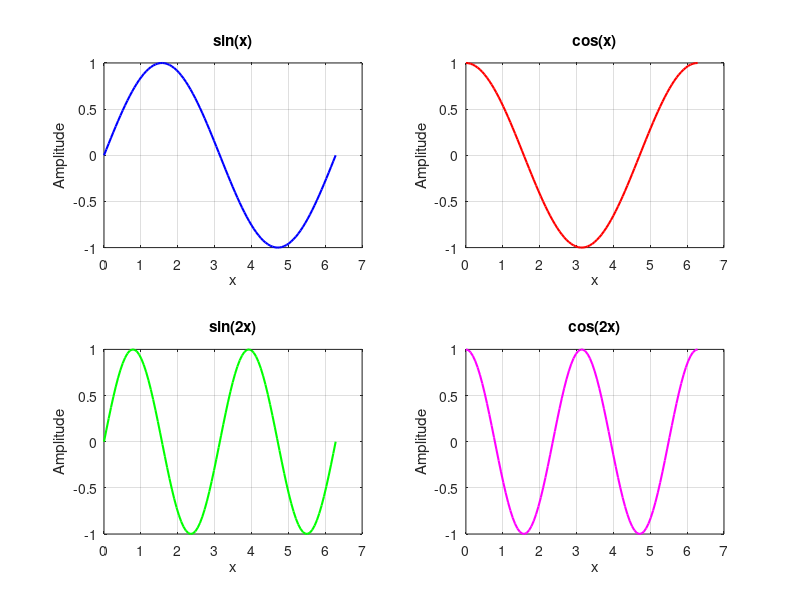

Write the MATLAB code that produced this figure.

x = linspace(0, 2*pi, 100);
y1 = sin(x);
y2 = cos(x);
y3 = sin(2*x);
y4 = cos(2*x);

figure;

subplot(2,2,1);
plot(x, y1, 'b', 'LineWidth', 1.5);
title('sin(x)');
xlabel('x'); ylabel('Amplitude'); grid on;

subplot(2,2,2);
plot(x, y2, 'r', 'LineWidth', 1.5);
title('cos(x)');
xlabel('x'); ylabel('Amplitude'); grid on;

subplot(2,2,3);
plot(x, y3, 'g', 'LineWidth', 1.5);
title('sin(2x)');
xlabel('x'); ylabel('Amplitude'); grid on;

subplot(2,2,4);
plot(x, y4, 'm', 'LineWidth', 1.5);
title('cos(2x)');
xlabel('x'); ylabel('Amplitude'); grid on;

saveas(gcf, 'day13_subplots.png');